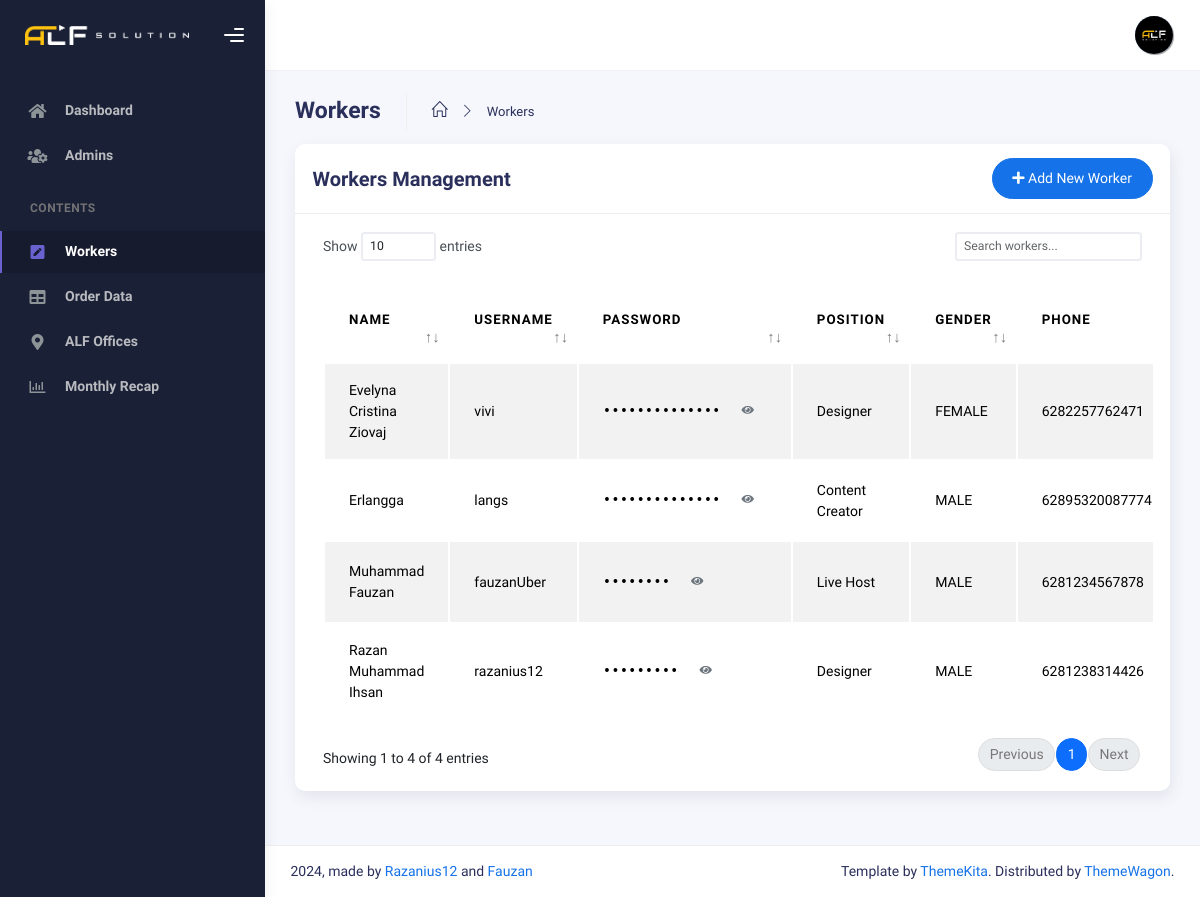
The page /index.php?page=workers (signed in) on the database its author committed.
### tables this page shows
CREATE TABLE `workers` (
  `id_worker` int(11) NOT NULL,
  `username` varchar(255) NOT NULL,
  `password` varchar(255) NOT NULL,
  `name_worker` varchar(255) NOT NULL,
  `id_position` int(11) NOT NULL,
  `gender_worker` enum('MALE','FEMALE','OTHER') NOT NULL,
  `phone_number` varchar(16) NOT NULL,
  `availability_status` enum('AVAILABLE','TASKED') NOT NULL DEFAULT 'AVAILABLE',
  `assigned_order_id` int(11) DEFAULT NULL,
  `created_at` timestamp NOT NULL DEFAULT current_timestamp(),
  `updated_at` timestamp NOT NULL DEFAULT current_timestamp() ON UPDATE current_timestamp(),
  `profile_pic` varchar(255) NOT NULL
);

CREATE TABLE `positions` (
  `id_position` int(11) NOT NULL,
  `position_name` varchar(32) NOT NULL,
  `department` enum('ADMIN','WORKER') NOT NULL,
  `created_at` timestamp NOT NULL DEFAULT current_timestamp()
);

### main/pages/workers.php (the view, shortened to what this page needs)
<?php
require 'config/database.php';
$query = "
    SELECT
        w.id_worker,
        w.username,
        w.name_worker,
        w.gender_worker,
        w.phone_number,
        w.availability_status,
        w.password,
        p.position_name,
        GROUP_CONCAT(o.order_name) AS assigned_orders,
        COALESCE(in_progress_counts.order_count, 0) AS order_count
    FROM
        workers w
    LEFT JOIN
        positions p ON w.id_position = p.id_position
    LEFT JOIN
        orders o ON o.worker_id = w.id_worker
    LEFT JOIN (
        SELECT
            worker_id,
            COUNT(id_order) AS order_count
        FROM
            orders
        WHERE
            status IN ('IN_PROGRESS', 'PENDING')
        GROUP BY
            worker_id
    ) AS in_progress_counts ON w.id_worker = in_progress_counts.worker_id
    GROUP BY
        w.id_worker,
        w.username,
        w.name_worker,
        w.gender_worker,
        w.phone_number,
        w.availability_status,
        w.password,
        p.position_name
";
$result = mysqli_query($conn, $query);
function maskPassword($password)
{
 return str_repeat('•', strlen($password));
}
?>
<div class="container">
 <div class="page-inner">
  <div class="page-header mb-0">
   <h3 class="fw-bold mb-3">Workers</h3>
   <ul class="breadcrumbs mb-3">
    <li class="nav-home">
     <a href="index.php">
      <i class="icon-home"></i>
     </a>
    </li>
    <li class="separator">
     <i class="icon-arrow-right"></i>
    </li>
    <li class="nav-item">
     <a href="index.php?page=workers">Workers</a>
    </li>
   </ul>
  </div>
  <div class="row">
   <div class="col-md-12">
    <div class="card">
     <div class="card-header">
      <div class="d-flex align-items-center">
       <h4 class="card-title">Workers Management</h4>
       <button type="button" class="btn btn-primary btn-round ms-auto" data-bs-toggle="modal"
        data-bs-target="#addWorkerModal">
        <i class="fa fa-plus"></i> Add New Worker
       </button>
      </div>
     </div>
     <div class="card-body">
      <div class="table-responsive">
       <table id="workers-table" class="display table table-striped table-hover">
        <thead>
         <tr>
          <th>Name</th>
          <th>Username</th>
          <th>Password</th>
          <th>Position</th>
          <th>Gender</th>
          <th>Phone</th>
         </tr>
        </thead>
        <tbody>
         <?php while ($worker = mysqli_fetch_assoc($result)): ?>
          <tr>
           <td><?= htmlspecialchars($worker['name_worker']) ?></td>
           <td><?= htmlspecialchars($worker['username']) ?></td>
           <td>
            <div class="password-container">
             <span class="password-text" data-password="<?= htmlspecialchars($worker['password']) ?>">
              <?= maskPassword($worker['password']) ?>
             </span>
             <button class="btn btn-link btn-sm toggle-password" type="button">
              <i class="fa fa-eye"></i>
             </button>
            </div>
           </td>
           <td><?= htmlspecialchars($worker['position_name']) ?></td>
           <td><?= htmlspecialchars($worker['gender_worker']) ?></td>
           <td><?= htmlspecialchars($worker['phone_number']) ?></td>
          </tr>
         <?php endwhile; ?>
        </tbody>
       </table>
      </div>
     </div>
    </div>
   </div>
  </div>
 </div>
</div>
<link rel="stylesheet" href="main/css/toggle.css" />

### main/css/toggle.css (style rules this page uses)
.password-container { display: flex; align-items: center; gap: 8px; }
.password-text { font-family: monospace; }
.toggle-password { background: transparent !important; color: #6c757d !important; transition: color 0.3s ease !important; border: var(1px) solid var(#dee2e6) !important; }

### rows shown on the page
workers: name_worker "Razan Muhammad Ihsan", username "razanius12", password "•••••••••", id_position.position_name "Designer", gender_worker "MALE", phone_number "6281238314426"
workers: name_worker "Muhammad Fauzan", username "fauzanUber", password "••••••••", id_position.position_name "Live Host", gender_worker "MALE", phone_number "6281234567878"
workers: name_worker "Erlangga", username "langs", password "••••••••••••••", id_position.position_name "Content Creator", gender_worker "MALE", phone_number "62895320087774"
workers: name_worker "Evelyna Cristina Ziovaj", username "vivi", password "••••••••••••••", id_position.position_name "Designer", gender_worker "FEMALE", phone_number "6282257762471"

### other values the page prints
$item['label'] "Dashboard"
$item['label'] "Admins"
$item['label'] "Workers"
$item['label'] "Order Data"
$item['label'] "ALF Offices"
$item['label'] "Monthly Recap"
